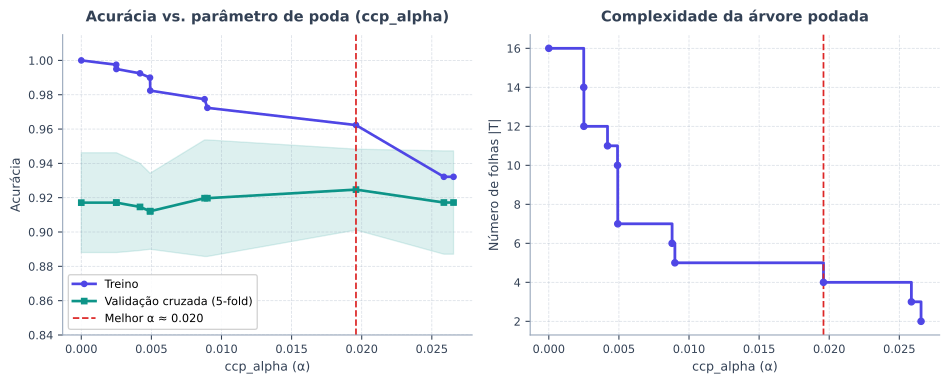

Generate this figure with Python:
from pathlib import Path

import matplotlib.pyplot as plt
import numpy as np
from sklearn.datasets import load_breast_cancer
from sklearn.model_selection import StratifiedKFold, cross_val_score, train_test_split
from sklearn.tree import DecisionTreeClassifier


def main() -> None:
    plt.rcParams["svg.fonttype"] = "none"

    dados = load_breast_cancer()
    X_treino, _, y_treino, _ = train_test_split(
        dados.data,
        dados.target,
        test_size=0.3,
        stratify=dados.target,
        random_state=0,
    )

    caminho = DecisionTreeClassifier(random_state=0).cost_complexity_pruning_path(
        X_treino, y_treino
    )
    alphas = np.unique(np.maximum(caminho.ccp_alphas[:-1], 0.0))

    cv = StratifiedKFold(n_splits=5, shuffle=True, random_state=0)
    acc_treino = []
    acc_cv_media = []
    acc_cv_dp = []
    n_folhas = []

    for alpha in alphas:
        clf = DecisionTreeClassifier(ccp_alpha=float(alpha), random_state=0)
        clf.fit(X_treino, y_treino)
        acc_treino.append(clf.score(X_treino, y_treino))
        n_folhas.append(clf.get_n_leaves())

        escores = cross_val_score(
            DecisionTreeClassifier(ccp_alpha=float(alpha), random_state=0),
            X_treino,
            y_treino,
            cv=cv,
        )
        acc_cv_media.append(escores.mean())
        acc_cv_dp.append(escores.std())

    acc_treino = np.array(acc_treino)
    acc_cv_media = np.array(acc_cv_media)
    acc_cv_dp = np.array(acc_cv_dp)
    n_folhas = np.array(n_folhas)

    idx_melhor = int(np.argmax(acc_cv_media))
    alpha_melhor = float(alphas[idx_melhor])

    cor_texto = "#334155"
    cor_grade = "#94A3B8"
    cor_treino = "#4F46E5"
    cor_cv = "#0D9488"
    cor_destaque = "#DC2626"

    fig, (ax_acc, ax_folhas) = plt.subplots(1, 2, figsize=(10.0, 4.1))
    fig.patch.set_alpha(0.0)

    # Painel esquerdo: acurácia de treino e de validação cruzada vs ccp_alpha
    ax_acc.plot(
        alphas,
        acc_treino,
        marker="o",
        markersize=4,
        color=cor_treino,
        linewidth=2.0,
        label="Treino",
    )
    ax_acc.plot(
        alphas,
        acc_cv_media,
        marker="s",
        markersize=4,
        color=cor_cv,
        linewidth=2.0,
        label="Validação cruzada (5-fold)",
    )
    ax_acc.fill_between(
        alphas,
        acc_cv_media - acc_cv_dp,
        acc_cv_media + acc_cv_dp,
        color=cor_cv,
        alpha=0.14,
    )
    ax_acc.axvline(
        alpha_melhor,
        color=cor_destaque,
        linestyle="--",
        linewidth=1.3,
        label=f"Melhor α ≈ {alpha_melhor:.3f}",
    )
    ax_acc.set_title(
        "Acurácia vs. parâmetro de poda (ccp_alpha)",
        fontsize=11,
        fontweight="bold",
        color=cor_texto,
        pad=10,
    )
    ax_acc.set_xlabel("ccp_alpha (α)", fontsize=9.5, color=cor_texto)
    ax_acc.set_ylabel("Acurácia", fontsize=9.5, color=cor_texto)
    ax_acc.set_ylim(0.84, 1.015)
    ax_acc.legend(loc="lower left", frameon=True, framealpha=0.88, fontsize=8.5)

    # Painel direito: número de folhas vs ccp_alpha
    ax_folhas.step(
        alphas,
        n_folhas,
        where="post",
        color=cor_treino,
        linewidth=2.1,
    )
    ax_folhas.scatter(alphas, n_folhas, color=cor_treino, s=22, zorder=3)
    ax_folhas.axvline(
        alpha_melhor,
        color=cor_destaque,
        linestyle="--",
        linewidth=1.3,
    )
    ax_folhas.set_title(
        "Complexidade da árvore podada",
        fontsize=11,
        fontweight="bold",
        color=cor_texto,
        pad=10,
    )
    ax_folhas.set_xlabel("ccp_alpha (α)", fontsize=9.5, color=cor_texto)
    ax_folhas.set_ylabel("Número de folhas |T|", fontsize=9.5, color=cor_texto)

    for ax in (ax_acc, ax_folhas):
        ax.patch.set_alpha(0.0)
        ax.grid(True, linestyle="--", linewidth=0.6, alpha=0.35, color=cor_grade)
        ax.spines["top"].set_visible(False)
        ax.spines["right"].set_visible(False)
        ax.spines["left"].set_color(cor_grade)
        ax.spines["bottom"].set_color(cor_grade)
        ax.tick_params(colors=cor_texto, labelsize=8.5)

    fig.tight_layout()
    destino = Path(__file__).resolve().parent / "t08-poda.svg"
    fig.savefig(destino, format="svg", transparent=True, bbox_inches="tight")
    plt.close(fig)


if __name__ == "__main__":
    main()
